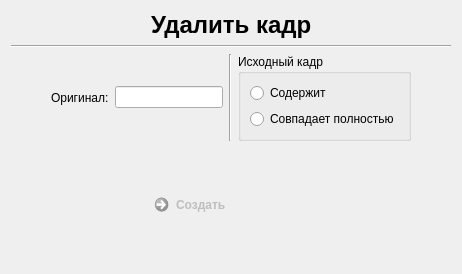
                      <widget class="QWidget" name="page_4">
                       <layout class="QVBoxLayout" name="verticalLayout_9">
                        <item>
                         <layout class="QHBoxLayout" name="horizontalLayout_18">
                          <item>
                           <spacer name="horizontalSpacer_28">
                            <property name="orientation">
                             <enum>Qt::Horizontal</enum>
                            </property>
                            <property name="sizeHint" stdset="0">
                             <size>
                              <width>40</width>
                              <height>20</height>
                             </size>
                            </property>
                           </spacer>
                          </item>
                          <item>
                           <widget class="QLabel" name="label_9">
                            <property name="font">
                             <font>
                              <pointsize>18</pointsize>
                              <weight>75</weight>
                              <bold>true</bold>
                             </font>
                            </property>
                            <property name="text">
                             <string>Удалить кадр</string>
                            </property>
                           </widget>
                          </item>
                          <item>
                           <spacer name="horizontalSpacer_23">
                            <property name="orientation">
                             <enum>Qt::Horizontal</enum>
                            </property>
                            <property name="sizeHint" stdset="0">
                             <size>
                              <width>40</width>
                              <height>20</height>
                             </size>
                            </property>
                           </spacer>
                          </item>
                         </layout>
                        </item>
                        <item>
                         <widget class="Line" name="line_7">
                          <property name="orientation">
                           <enum>Qt::Horizontal</enum>
                          </property>
                         </widget>
                        </item>
                        <item>
                         <layout class="QHBoxLayout" name="horizontalLayout_34">
                          <item>
                           <spacer name="horizontalSpacer_29">
                            <property name="orientation">
                             <enum>Qt::Horizontal</enum>
                            </property>
                            <property name="sizeHint" stdset="0">
                             <size>
                              <width>40</width>
                              <height>20</height>
                             </size>
                            </property>
                           </spacer>
                          </item>
                          <item>
                           <layout class="QHBoxLayout" name="horizontalLayout_19">
                            <item>
                             <widget class="QLabel" name="label_11">
                              <property name="text">
                               <string>Оригинал:</string>
                              </property>
                             </widget>
                            </item>
                            <item>
                             <widget class="QLineEdit" name="lineEdit_6"/>
                            </item>
                           </layout>
                          </item>
                          <item>
                           <widget class="Line" name="line_6">
                            <property name="orientation">
                             <enum>Qt::Vertical</enum>
                            </property>
                           </widget>
                          </item>
                          <item>
                           <widget class="QGroupBox" name="groupBox_10">
                            <property name="title">
                             <string>Исходный кадр</string>
                            </property>
                            <layout class="QVBoxLayout" name="verticalLayout_28">
                             <item>
                              <widget class="QRadioButton" name="radioButton_6">
                               <property name="text">
                                <string>Содержит</string>
                               </property>
                              </widget>
                             </item>
                             <item>
                              <widget class="QRadioButton" name="radioButton_7">
                               <property name="text">
                                <string>Совпадает полностью</string>
                               </property>
                              </widget>
                             </item>
                            </layout>
                           </widget>
                          </item>
                          <item>
                           <spacer name="horizontalSpacer_31">
                            <property name="orientation">
                             <enum>Qt::Horizontal</enum>
                            </property>
                            <property name="sizeHint" stdset="0">
                             <size>
                              <width>40</width>
                              <height>20</height>
                             </size>
                            </property>
                           </spacer>
                          </item>
                         </layout>
                        </item>
                        <item>
                         <layout class="QHBoxLayout" name="horizontalLayout_20">
                          <item>
                           <spacer name="horizontalSpacer_34">
                            <property name="orientation">
                             <enum>Qt::Horizontal</enum>
                            </property>
                            <property name="sizeHint" stdset="0">
                             <size>
                              <width>40</width>
                              <height>20</height>
                             </size>
                            </property>
                           </spacer>
                          </item>
                          <item>
                           <layout class="QVBoxLayout" name="verticalLayout_8">
                            <item>
                             <spacer name="verticalSpacer_9">
                              <property name="orientation">
                               <enum>Qt::Vertical</enum>
                              </property>
                              <property name="sizeHint" stdset="0">
                               <size>
                                <width>20</width>
                                <height>40</height>
                               </size>
                              </property>
                             </spacer>
                            </item>
                            <item>
                             <widget class="QCommandLinkButton" name="commandLinkButton_4">
                              <property name="enabled">
                               <bool>false</bool>
                              </property>
                              <property name="text">
                               <string>Создать</string>
                              </property>
                             </widget>
                            </item>
                            <item>
                             <spacer name="verticalSpacer_10">
                              <property name="orientation">
                               <enum>Qt::Vertical</enum>
                              </property>
                              <property name="sizeHint" stdset="0">
                               <size>
                                <width>20</width>
                                <height>40</height>
                               </size>
                              </property>
                             </spacer>
                            </item>
                           </layout>
                          </item>
                          <item>
                           <spacer name="horizontalSpacer_35">
                            <property name="orientation">
                             <enum>Qt::Horizontal</enum>
                            </property>
                            <property name="sizeHint" stdset="0">
                             <size>
                              <width>40</width>
                              <height>20</height>
                             </size>
                            </property>
                           </spacer>
                          </item>
                         </layout>
                        </item>
                       </layout>
                      </widget>
